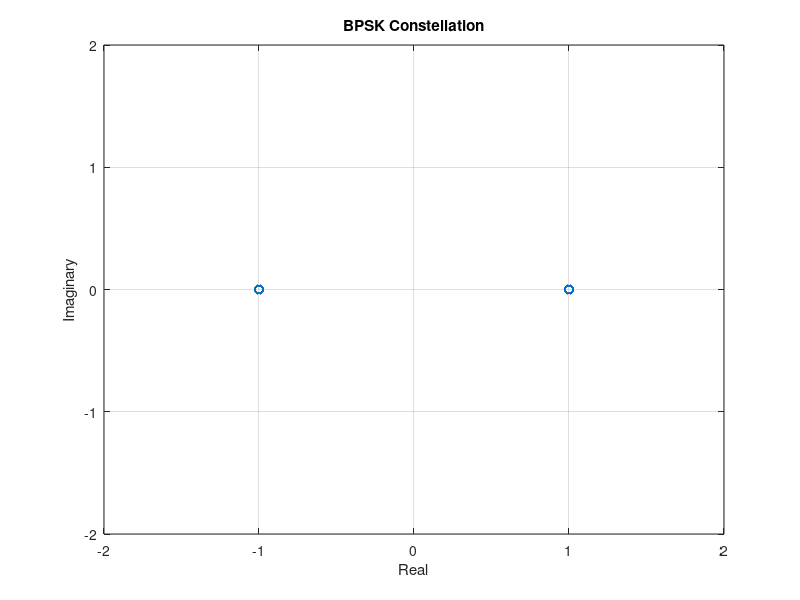
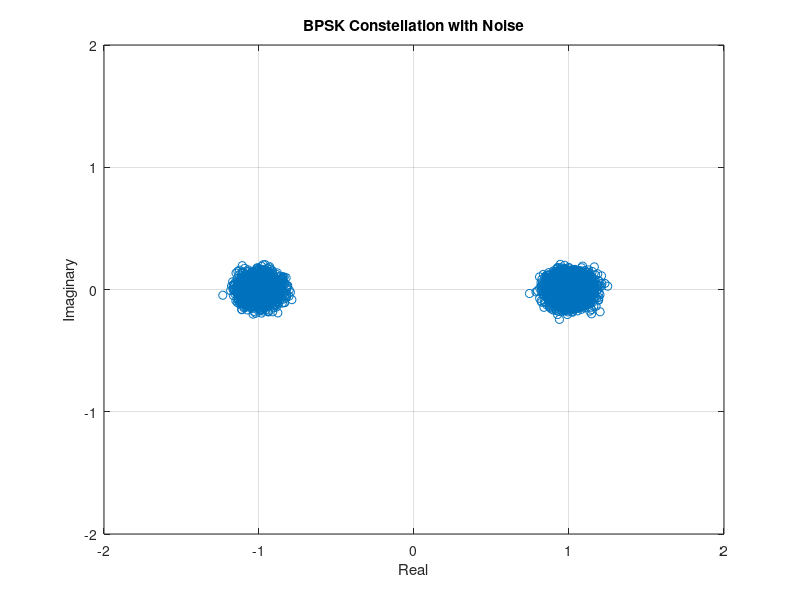
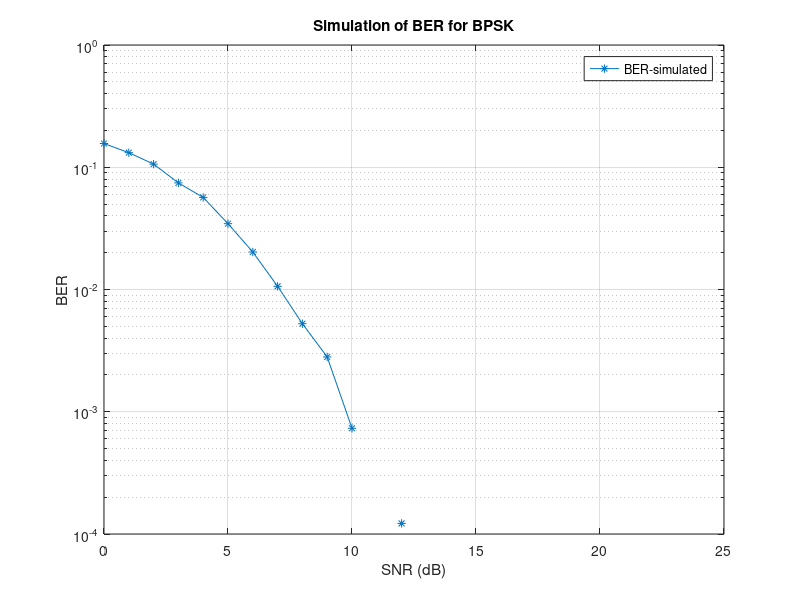

MATLAB code for these plots, in order:
clc;
clear all;
close all;
nr_data_bits = 8192; % Number of data bits
b_data = (randn(1, nr_data_bits)) > 0.5; % Random binary data
b = b_data; % Store binary data
d = zeros(1, length(b)); % Initialize the modulated symbols
% BPSK Modulation
for n = 1:length(b)
    if(b(n) == 0)
        d(n) = exp(1j*2*pi); % Phase shift for bit 0
    end
    if(b(n) == 1)
        d(n) = exp(1j*pi); % Phase shift for bit 1
    end
end
bpsk = d; % BPSK data
% Plotting BPSK Constellation
figure(1);
plot(real(bpsk), imag(bpsk), 'o');
axis([-2 2 -2 2]);
grid on;
xlabel('Real');
ylabel('Imaginary');
title('BPSK Constellation');
% SNR Range
SNRdB = 0:24; % SNR in dB
BER1 = []; % Array to store BER values
SNR1 = []; % Array to store SNR values
% Loop over SNR values
for snr = SNRdB
    sigma = sqrt(10^(-snr / 10)); % Noise standard deviation
    snbpsk = (real(bpsk) + sigma * randn(size(bpsk))) + 1j * (imag(bpsk) + sigma * randn(size(bpsk))); % Add noise
    % Plotting BPSK data with noise
    figure(2);
    plot(real(snbpsk), imag(snbpsk), 'o');
    axis([-2 2 -2 2]);
    grid on;
    xlabel('Real');
    ylabel('Imaginary');
    title('BPSK Constellation with Noise');

    % Receiver: Demodulation
    r = snbpsk;
    bhat = [real(r) < 0]; % Demodulate (decision based on real part)
    bhat = bhat(:)'; % Ensure the result is a row vector
    ne = sum(b ~= bhat); % Count number of errors
    BER = ne / nr_data_bits; % Calculate the Bit Error Rate (BER)
    % Store BER and SNR
    BER1 = [BER1 BER];
    SNR1 = [SNR1 snr];
end
% Plotting of BER vs SNR
figure(3);
semilogy(SNR1, BER1, '-*');
grid on;
xlabel('SNR (dB)');
ylabel('BER');
title('Simulation of BER for BPSK');
legend('BER-simulated');
